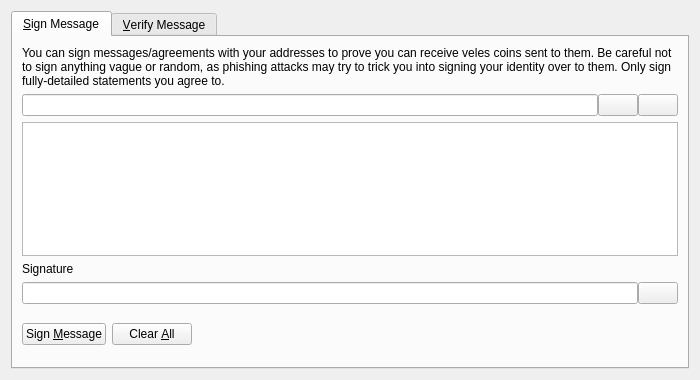
<?xml version="1.0" encoding="UTF-8"?>
<ui version="4.0">
 <class>SignVerifyMessageDialog</class>
 <widget class="QDialog" name="SignVerifyMessageDialog">
  <property name="geometry">
   <rect>
    <x>0</x>
    <y>0</y>
    <width>700</width>
    <height>380</height>
   </rect>
  </property>
  <property name="windowTitle">
   <string>Signatures - Sign / Verify a Message</string>
  </property>
  <property name="modal">
   <bool>true</bool>
  </property>
  <layout class="QVBoxLayout" name="verticalLayout">
   <item>
    <widget class="QTabWidget" name="tabWidget">
     <property name="currentIndex">
      <number>0</number>
     </property>
     <widget class="QWidget" name="tabSignMessage">
      <attribute name="title">
       <string>&amp;Sign Message</string>
      </attribute>
      <layout class="QVBoxLayout" name="verticalLayout_SM">
       <item>
        <widget class="QLabel" name="infoLabel_SM">
         <property name="text">
          <string>You can sign messages/agreements with your addresses to prove you can receive veles coins sent to them. Be careful not to sign anything vague or random, as phishing attacks may try to trick you into signing your identity over to them. Only sign fully-detailed statements you agree to.</string>
         </property>
         <property name="textFormat">
          <enum>Qt::PlainText</enum>
         </property>
         <property name="wordWrap">
          <bool>true</bool>
         </property>
        </widget>
       </item>
       <item>
        <layout class="QHBoxLayout" name="horizontalLayout_1_SM">
         <property name="spacing">
          <number>0</number>
         </property>
         <item>
          <widget class="QValidatedLineEdit" name="addressIn_SM">
           <property name="toolTip">
            <string>The Veles address to sign the message with</string>
           </property>
          </widget>
         </item>
         <item>
          <widget class="QPushButton" name="addressBookButton_SM">
           <property name="toolTip">
            <string>Choose previously used address</string>
           </property>
           <property name="text">
            <string/>
           </property>
           <property name="icon">
            <iconset resource="../bitcoin.qrc">
             <normaloff>:/icons/address-book</normaloff>:/icons/address-book</iconset>
           </property>
           <property name="shortcut">
            <string>Alt+A</string>
           </property>
           <property name="autoDefault">
            <bool>false</bool>
           </property>
          </widget>
         </item>
         <item>
          <widget class="QPushButton" name="pasteButton_SM">
           <property name="toolTip">
            <string>Paste address from clipboard</string>
           </property>
           <property name="text">
            <string/>
           </property>
           <property name="icon">
            <iconset resource="../bitcoin.qrc">
             <normaloff>:/icons/editpaste</normaloff>:/icons/editpaste</iconset>
           </property>
           <property name="shortcut">
            <string>Alt+P</string>
           </property>
           <property name="autoDefault">
            <bool>false</bool>
           </property>
          </widget>
         </item>
        </layout>
       </item>
       <item>
        <widget class="QPlainTextEdit" name="messageIn_SM">
         <property name="toolTip">
          <string>Enter the message you want to sign here</string>
         </property>
        </widget>
       </item>
       <item>
        <widget class="QLabel" name="signatureLabel_SM">
         <property name="text">
          <string>Signature</string>
         </property>
         <property name="textFormat">
          <enum>Qt::PlainText</enum>
         </property>
        </widget>
       </item>
       <item>
        <layout class="QHBoxLayout" name="horizontalLayout_2_SM">
         <property name="spacing">
          <number>0</number>
         </property>
         <item>
          <widget class="QLineEdit" name="signatureOut_SM">
           <property name="font">
            <font>
             <italic>true</italic>
            </font>
           </property>
           <property name="readOnly">
            <bool>true</bool>
           </property>
          </widget>
         </item>
         <item>
          <widget class="QPushButton" name="copySignatureButton_SM">
           <property name="toolTip">
            <string>Copy the current signature to the system clipboard</string>
           </property>
           <property name="text">
            <string/>
           </property>
           <property name="icon">
            <iconset resource="../bitcoin.qrc">
             <normaloff>:/icons/editcopy</normaloff>:/icons/editcopy</iconset>
           </property>
           <property name="autoDefault">
            <bool>false</bool>
           </property>
          </widget>
         </item>
        </layout>
       </item>
       <item>
        <layout class="QHBoxLayout" name="horizontalLayout_3_SM">
         <item>
          <widget class="QPushButton" name="signMessageButton_SM">
           <property name="toolTip">
            <string>Sign the message to prove you own this Veles address</string>
           </property>
           <property name="text">
            <string>Sign &amp;Message</string>
           </property>
           <property name="icon">
            <iconset resource="../bitcoin.qrc">
             <normaloff>:/icons/edit</normaloff>:/icons/edit</iconset>
           </property>
           <property name="autoDefault">
            <bool>false</bool>
           </property>
          </widget>
         </item>
         <item>
          <widget class="QPushButton" name="clearButton_SM">
           <property name="toolTip">
            <string>Reset all sign message fields</string>
           </property>
           <property name="text">
            <string>Clear &amp;All</string>
           </property>
           <property name="icon">
            <iconset resource="../bitcoin.qrc">
             <normaloff>:/icons/remove</normaloff>:/icons/remove</iconset>
           </property>
           <property name="autoDefault">
            <bool>false</bool>
           </property>
          </widget>
         </item>
         <item>
          <spacer name="horizontalSpacer_1_SM">
           <property name="orientation">
            <enum>Qt::Horizontal</enum>
           </property>
           <property name="sizeHint" stdset="0">
            <size>
             <width>40</width>
             <height>48</height>
            </size>
           </property>
          </spacer>
         </item>
         <item>
          <widget class="QLabel" name="statusLabel_SM">
           <property name="font">
            <font>
             <weight>75</weight>
             <bold>true</bold>
            </font>
           </property>
           <property name="text">
            <string/>
           </property>
           <property name="wordWrap">
            <bool>true</bool>
           </property>
          </widget>
         </item>
         <item>
          <spacer name="horizontalSpacer_2_SM">
           <property name="orientation">
            <enum>Qt::Horizontal</enum>
           </property>
           <property name="sizeHint" stdset="0">
            <size>
             <width>40</width>
             <height>48</height>
            </size>
           </property>
          </spacer>
         </item>
        </layout>
       </item>
      </layout>
     </widget>
     <widget class="QWidget" name="tabVerifyMessage">
      <attribute name="title">
       <string>&amp;Verify Message</string>
      </attribute>
      <layout class="QVBoxLayout" name="verticalLayout_VM">
       <item>
        <widget class="QLabel" name="infoLabel_VM">
         <property name="text">
          <string>Enter the receiver's address, message (ensure you copy line breaks, spaces, tabs, etc. exactly) and signature below to verify the message. Be careful not to read more into the signature than what is in the signed message itself, to avoid being tricked by a man-in-the-middle attack. Note that this only proves the signing party receives with the address, it cannot prove sendership of any transaction!</string>
         </property>
         <property name="textFormat">
          <enum>Qt::PlainText</enum>
         </property>
         <property name="alignment">
          <set>Qt::AlignLeading|Qt::AlignLeft|Qt::AlignTop</set>
         </property>
         <property name="wordWrap">
          <bool>true</bool>
         </property>
        </widget>
       </item>
       <item>
        <layout class="QHBoxLayout" name="horizontalLayout_1_VM">
         <property name="spacing">
          <number>0</number>
         </property>
         <item>
          <widget class="QValidatedLineEdit" name="addressIn_VM">
           <property name="toolTip">
            <string>The Veles address the message was signed with</string>
           </property>
          </widget>
         </item>
         <item>
          <widget class="QPushButton" name="addressBookButton_VM">
           <property name="toolTip">
            <string>Choose previously used address</string>
           </property>
           <property name="text">
            <string/>
           </property>
           <property name="icon">
            <iconset resource="../bitcoin.qrc">
             <normaloff>:/icons/address-book</normaloff>:/icons/address-book</iconset>
           </property>
           <property name="shortcut">
            <string>Alt+A</string>
           </property>
           <property name="autoDefault">
            <bool>false</bool>
           </property>
          </widget>
         </item>
        </layout>
       </item>
       <item>
        <widget class="QPlainTextEdit" name="messageIn_VM"/>
       </item>
       <item>
        <widget class="QValidatedLineEdit" name="signatureIn_VM"/>
       </item>
       <item>
        <layout class="QHBoxLayout" name="horizontalLayout_2_VM">
         <item>
          <widget class="QPushButton" name="verifyMessageButton_VM">
           <property name="toolTip">
            <string>Verify the message to ensure it was signed with the specified Veles address</string>
           </property>
           <property name="text">
            <string>Verify &amp;Message</string>
           </property>
           <property name="icon">
            <iconset resource="../bitcoin.qrc">
             <normaloff>:/icons/transaction_0</normaloff>:/icons/transaction_0</iconset>
           </property>
           <property name="autoDefault">
            <bool>false</bool>
           </property>
          </widget>
         </item>
         <item>
          <widget class="QPushButton" name="clearButton_VM">
           <property name="toolTip">
            <string>Reset all verify message fields</string>
           </property>
           <property name="text">
            <string>Clear &amp;All</string>
           </property>
           <property name="icon">
            <iconset resource="../bitcoin.qrc">
             <normaloff>:/icons/remove</normaloff>:/icons/remove</iconset>
           </property>
           <property name="autoDefault">
            <bool>false</bool>
           </property>
          </widget>
         </item>
         <item>
          <spacer name="horizontalSpacer_1_VM">
           <property name="orientation">
            <enum>Qt::Horizontal</enum>
           </property>
           <property name="sizeHint" stdset="0">
            <size>
             <width>40</width>
             <height>48</height>
            </size>
           </property>
          </spacer>
         </item>
         <item>
          <widget class="QLabel" name="statusLabel_VM">
           <property name="font">
            <font>
             <weight>75</weight>
             <bold>true</bold>
            </font>
           </property>
           <property name="text">
            <string/>
           </property>
           <property name="wordWrap">
            <bool>true</bool>
           </property>
          </widget>
         </item>
         <item>
          <spacer name="horizontalSpacer_2_VM">
           <property name="orientation">
            <enum>Qt::Horizontal</enum>
           </property>
           <property name="sizeHint" stdset="0">
            <size>
             <width>40</width>
             <height>48</height>
            </size>
           </property>
          </spacer>
         </item>
        </layout>
       </item>
      </layout>
     </widget>
    </widget>
   </item>
  </layout>
 </widget>
 <customwidgets>
  <customwidget>
   <class>QValidatedLineEdit</class>
   <extends>QLineEdit</extends>
   <header>qt/qvalidatedlineedit.h</header>
  </customwidget>
 </customwidgets>
 <resources>
  <include location="../bitcoin.qrc"/>
 </resources>
 <connections/>
</ui>
